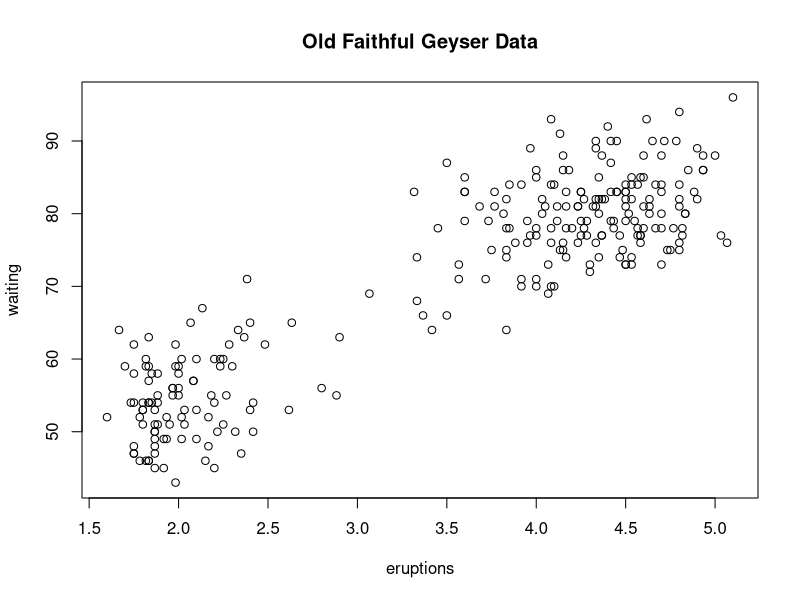
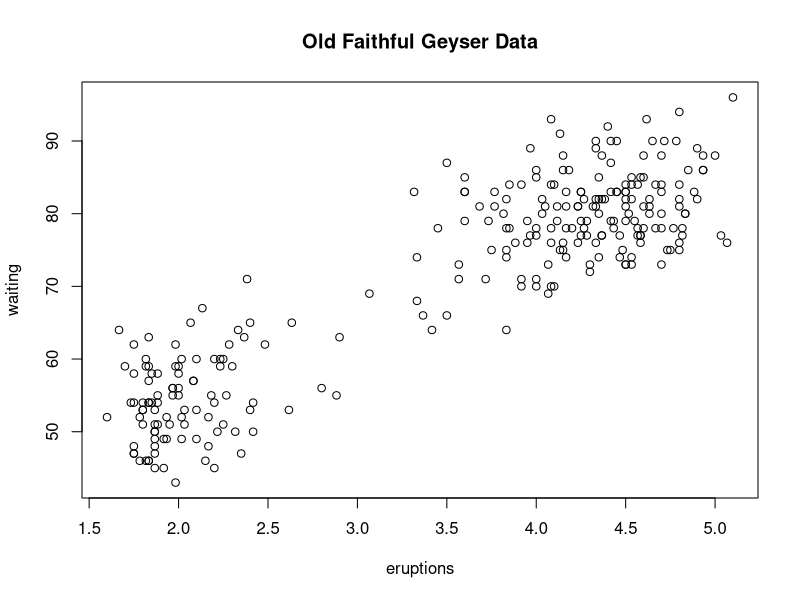
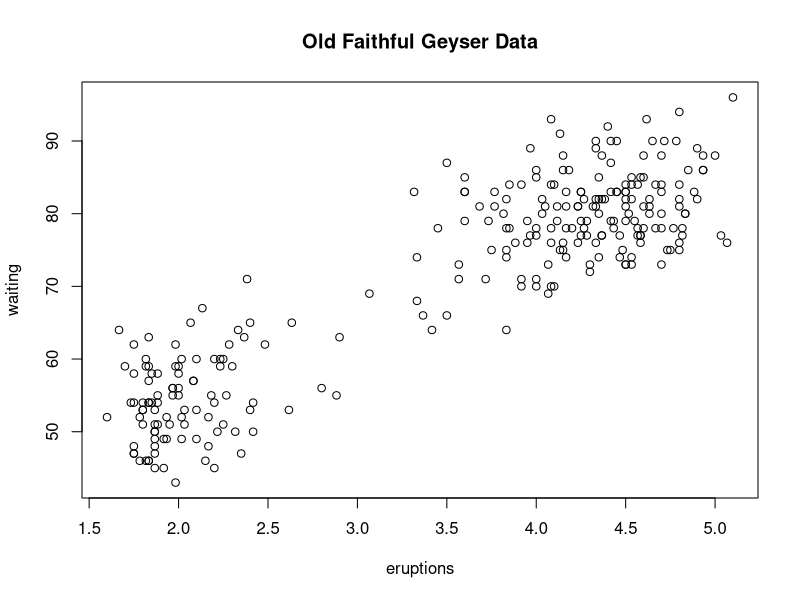

Source code (R) for these figures, in order:
#####    Graphics Devices in R    #####
#######################################

### What is a Graphics Device?

# When a plot is made in R it has to be sent somewhere (doesn't appear in the 
# console). A Graphics device is something where you can make a plot appear:
#   1. Screen device: A window on your screen
#   2. File devices: E.g. PDF, PNG, JPEG, or a scalable vector graphics file (SVC)
# 
# Available graphics devices can be listed with
?Devices
# and additional devices are available on CRAN.
#
# Functions like plot (base), xyplot (lattice), or qplot (ggplot2) will by 
# default send the plot to the screen device. For plots that are to be
# included in a document (paper, presentation, etc) a file device is usually
# more appropriate.


### How Does a Plot Get Created?

# This depends on the graphics device used. For the screen device:
#   1. Call a plot function like plot, xyplot, or qplot
#   2. The plot appears on the screen device
#   3. Annotate plot if necessary
library(datasets)
with(faithful, plot(eruptions, waiting))
title(main = "Old Faithful Geyser Data")
#
# For file devices:
#   1. Explicitly launch a graphics device
#   2. Call a plotting function to make a plot (which won't appear on the screen)
#   3. Annotate plot if necessary
#   4. Explicitly close graphics device with dev.off() (very important!)
library(datasets)
pdf(file = "myplot.pdf")
with(faithful, plot(eruptions, waiting))
title(main = "Old Faithful Geyser Data")
dev.off()


### Different Graphics File Devices

# Type 1: Vector devices. These use geometrical primitives instead of pixels
#         to represent images. This means the graphic can be rezised extremely
#         well. Plots with many points are not very size efficient as every
#         points is its own object. Different vector formats are: 
#           - pdf: Very portable
#           - svg: XML-based, supports animation and interactivity, useful for
#                  web-based plots
#           - win.metafile
#           - postscript
# Type 2: Bitmap devices. Graphics are represented via pixels. Good for plots
#         with many points/objects. However bitmaps don't resize well. Some
#         common formats are:
#           - png: Uses lossless compression which leads to small file size,
#                  most browsers can read png
#           - jpeg: Uses lossy compression. Bad for line drawing. Very portable.
#           - tiff
#           - bmp: Native Windows format


### Multiple Open Graphics Devices

# Multiple graphics devices can be open at the same time. However plotting can
# only happen on one device at a time: The currently active one. Calling
# dev.cur() will show which one os active. dev.set(<integer>) will change the 
# device to the one with the given integer. 
dev.cur()

### Copying Plots

# dev.copy() can be used to create a copy of a plot from one device to another.
# de.copy2pdf is specifically for copying to pdf. Copying a plot is not an
# exact operation, so the results might not be identical to the original.

library(datasets)
with(faithful, plot(eruptions, waiting))
title(main = "Old Faithful Geyser Data")
dev.copy(png, file = "geyserplot.png")
dev.off()